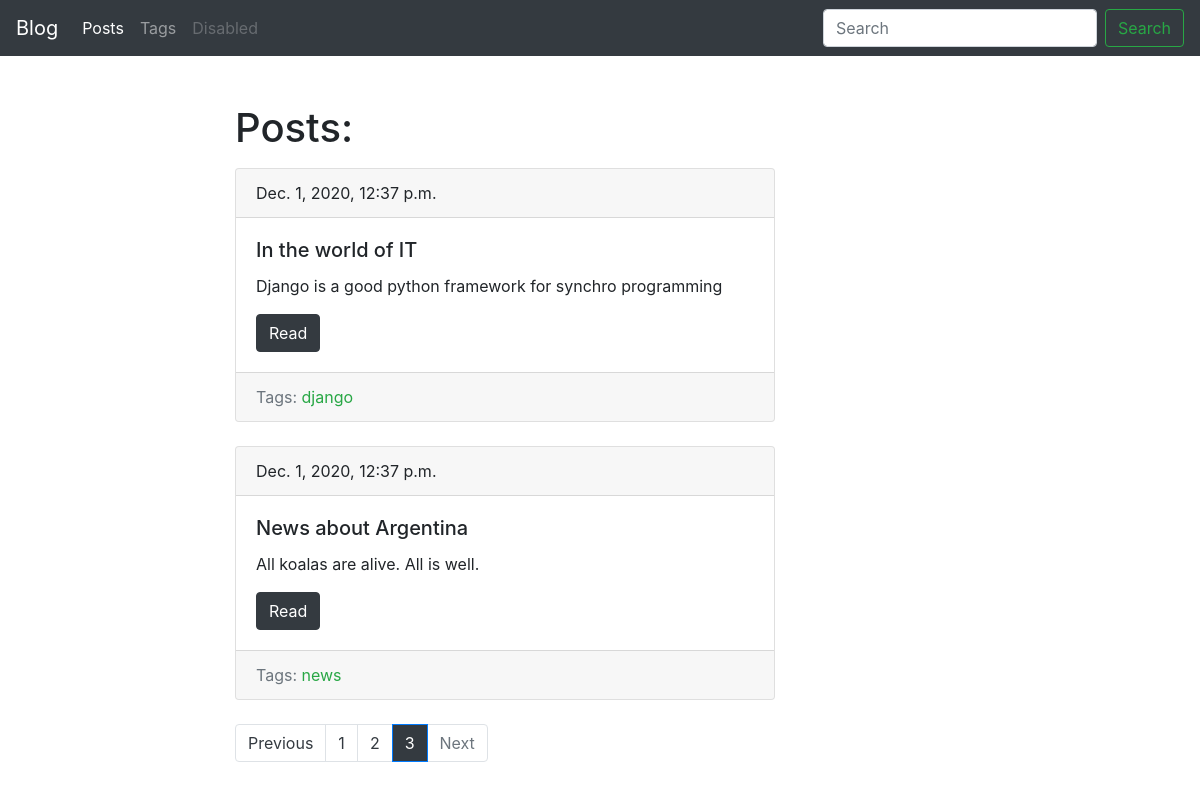
Page /blog/?page=3 on the committed database.
### blog/models.py (models this page shows, shortened)
class Post(models.Model):
    title = models.CharField(max_length=150, db_index=True)
    slug = models.SlugField(max_length=150, blank=True, unique=True)
    body = models.TextField(blank=True, db_index=True)
    tags = models.ManyToManyField('Tag', blank=True, related_name='posts')
    date_pub = models.DateTimeField(auto_now_add=True)
    def get_absolute_url(self):
        return reverse('post_detail_url', kwargs={'slug': self.slug})
    class Meta:
        ordering = ['-date_pub']

class Tag(models.Model):
    title = models.CharField(max_length=50)
    slug = models.SlugField(max_length=50, unique=True)
    def get_absolute_url(self):
        return reverse('tag_detail_url', kwargs={'slug': self.slug})
    class Meta:
        ordering = ['title']

### blog/views.py (the view)
# urls.py: path('', posts_list, name='posts_list_url'),
def posts_list(request):
    search_query = request.GET.get('search', '')
    if search_query:
        posts = Post.objects.filter(Q(title__icontains=search_query) | Q(body__icontains=search_query))
    else:
        posts = Post.objects.all()
    paginator = Paginator(posts, 2)
    page_number = request.GET.get('page', 1)    # http://localhost:5000/blog/?page={page_number}
    page = paginator.get_page(page_number)
    is_paginated = page.has_other_pages()
    if page.has_previous():
        prev_page_url = '?page={}'.format(page.previous_page_number())
    else:
        prev_page_url = ''
    if page.has_next():
        next_page_url = '?page={}'.format(page.next_page_number())
    else:
        next_page_url = ''
    context = {
        'page': page,
        'is_paginated': is_paginated,
        'prev_page_url': prev_page_url,
        'next_page_url': next_page_url
    }
    return render(request, 'blog/index.html', context=context)

### blog/templates/blog/index.html (shortened to what this page needs)
{% extends 'blog/base_blog.html' %}
{% block content %}
    <h1 class="mb-3">Posts:</h1>
    {% for post in page %}
        {% include 'blog/includes/post_card_template.html' %}
    {% endfor %}
{% endblock %}

### blog/templates/blog/includes/post_card_template.html
<div class="card mb-4">
    <div class="card-header">
        {{ post.date_pub }}
    </div>
    <div class="card-body">
        <h5 class="card-title">{{ post.title }}</h5>
        <p class="card-text">{{ post.body|truncatewords:15 }}</p>
        <a href="{{ post.get_absolute_url }}" class="btn btn-dark">Read</a>
    </div>
    <div class="card-footer text-muted">
        Tags:
        {% for tag in post.tags.all %}
            <a href="{{ tag.get_absolute_url }}" class="text-success">{{ tag.title }}</a>
        {% endfor %}
    </div>
</div>

### rows in the picture
Post: date_pub "Dec. 1, 2020, 12:37 p.m.", title "In the world of IT", body "Django is a good python framework for synchro programming"
Tag: title "django"
Post: date_pub "Dec. 1, 2020, 12:37 p.m.", title "News about Argentina", body "All koalas are alive. All is well."
Tag: title "news"

### other values in the picture
{{ n }} "1" "2"
{{ n }} "3"
